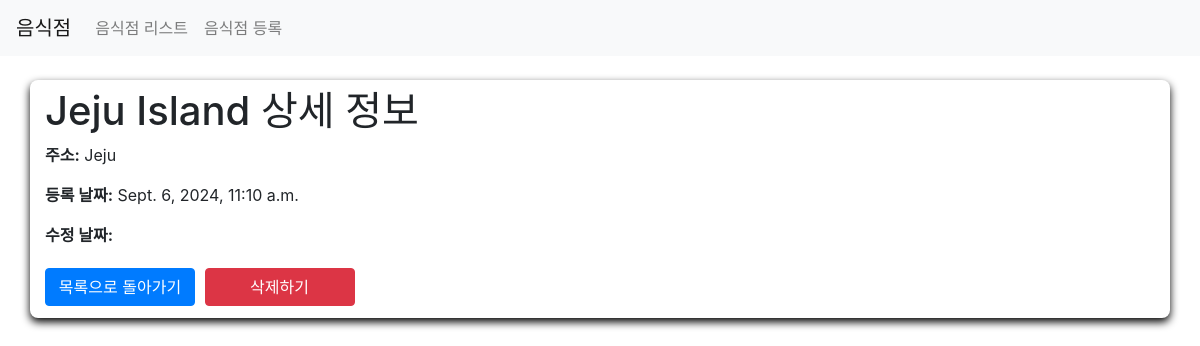
Page /third/list/5/ on the committed database.
### third/models.py (models this page shows)
class Restaurant(models.Model):
    name = models.CharField(max_length=30)
    address = models.CharField(max_length=200)
    created_at = models.DateTimeField(auto_now_add=True)
    update_at = models.DateTimeField(auto_now_add=True)

### third/views.py (the view)
# urls.py: path('list/<int:id>/', views.detail, name='detail'),
def detail(request, id):
    restaurant = get_object_or_404(Restaurant, id=id)
    context = {
        'restaurant': restaurant
    }
    return render(request, 'third/detail.html', context)

### third/templates/third/detail.html (shortened to what this page needs)
{% load static %}
<html>
	<head>
		<link rel="stylesheet" type="text/css" href="{% static 'third/styles.css' %}?v={{ timestamp }}" />
		<link rel="stylesheet" href="https://stackpath.bootstrapcdn.com/bootstrap/4.1.3/css/bootstrap.min.css" />
	</head>
	<body>
		<nav class="navbar navbar-expand-lg navbar-light bg-light">
			<a class="navbar-brand" href="/third/list">음식점</a>
			<div class="collapse navbar-collapse" id="navbarNavAltMarkup">
				<div class="navbar-nav">
					<a class="nav-item nav-link" href="/third/list">음식점 리스트<span class="sr-only">(current)</span></a>
					<a class="nav-item nav-link" href="/third/create">음식점 등록</a>
				</div>
			</div>
		</nav>
		<div class="container mt-4">
			<h1>{{ restaurant.name }} 상세 정보</h1>
			<p><strong>주소:</strong> {{ restaurant.address }}</p>
			<p><strong>등록 날짜:</strong> {{ restaurant.created_at }}</p>
			<p><strong>수정 날짜:</strong> {{ restaurant.updated_at }}</p>
			<a href="{% url 'list' %}" class="btn btn-primary equal-width-btn">목록으로 돌아가기</a>
			<form action="{% url 'restaurant-delete' restaurant.id %}" method="post" style="display: inline">
				<button type="submit" class="btn btn-danger equal-width-btn">삭제하기</button>
			</form>
		</div>
	</body>
</html>

### third/static/third/styles.css (style rules this page uses)
body { font-family: "Pretendard-Regular"; }
.container { background-color: #fff; padding-bottom: 7px; padding-top: 7px; border-radius: 8px; box-shadow: 0 4px 8px #000; width: 300px; margin: 5px auto; }
button { width: 100%; padding: 10px; background-color: #666666; color: #ffffff; border: hidden; border-radius: 10px; cursor: pointer; font-size: 16px; }
.equal-width-btn { width: 150px; margin: 5px; }
h1 { font-family: "Pretendard-Regular"; font-weight: 700; }
.equal-width-btn { margin-left: 0px; background-color: #666666; color: #666666; border-color: #666666; width: 150px; }

### rows in the picture
Restaurant: name "Jeju Island", address "Jeju", created_at "Sept. 6, 2024, 11:10 a.m."
